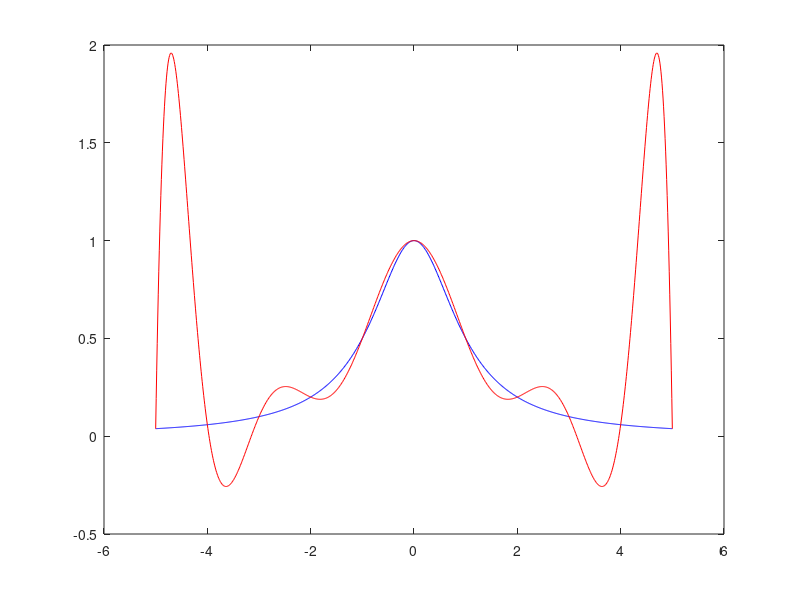

Recreate this plot in MATLAB.
clear
a=0:1:10;
x=-5+a;
y=1./(1+x.^2);
A=vander(x);
c=A\y';
axis=-5:0.01:5;
y1=1./(1+axis.^2);
y2=polyval(c,axis);
plot(axis,y1,'b',axis,y2,'r')
